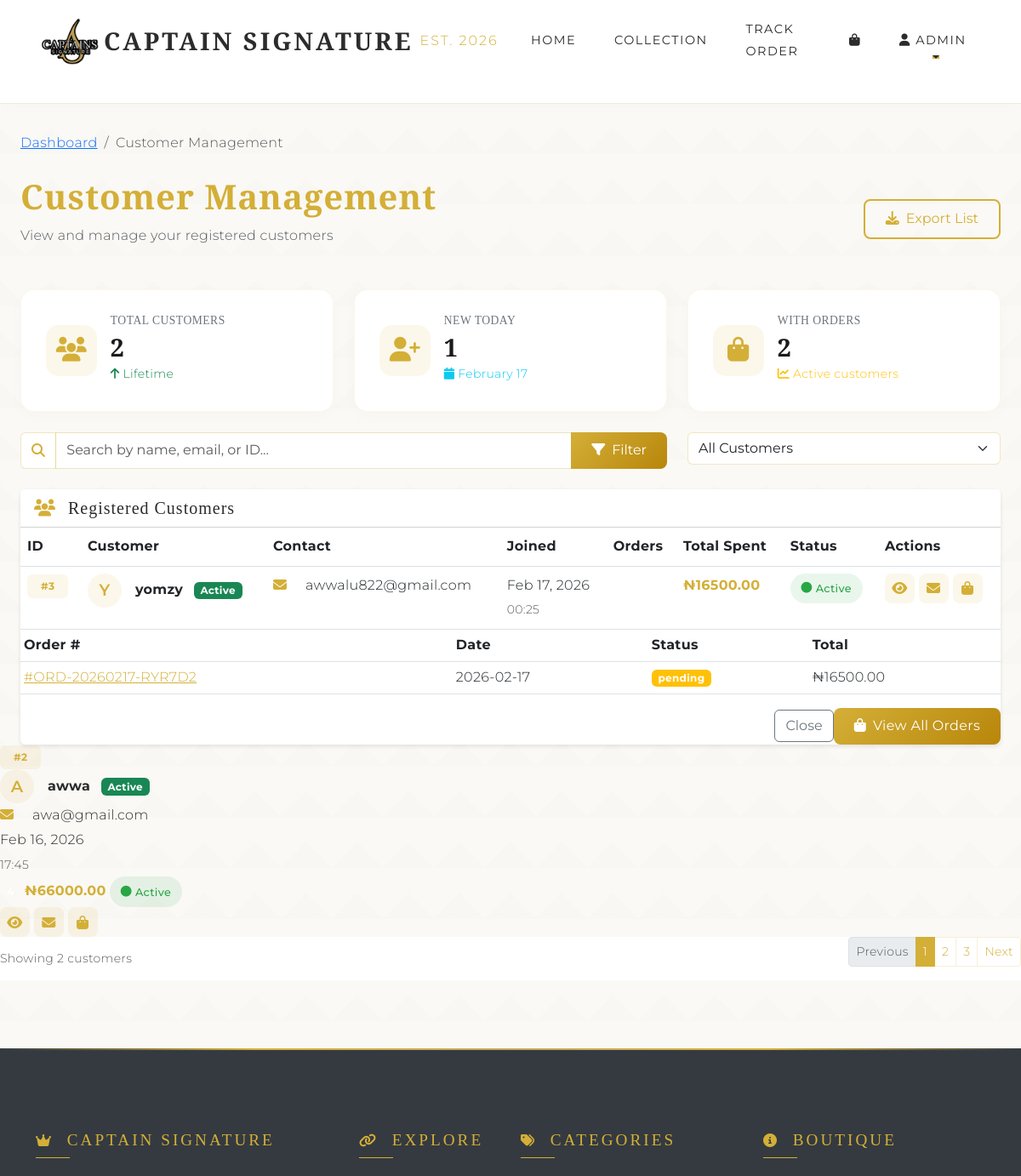
The page /admin/customers (signed in, upper part) on the database as committed earlier.
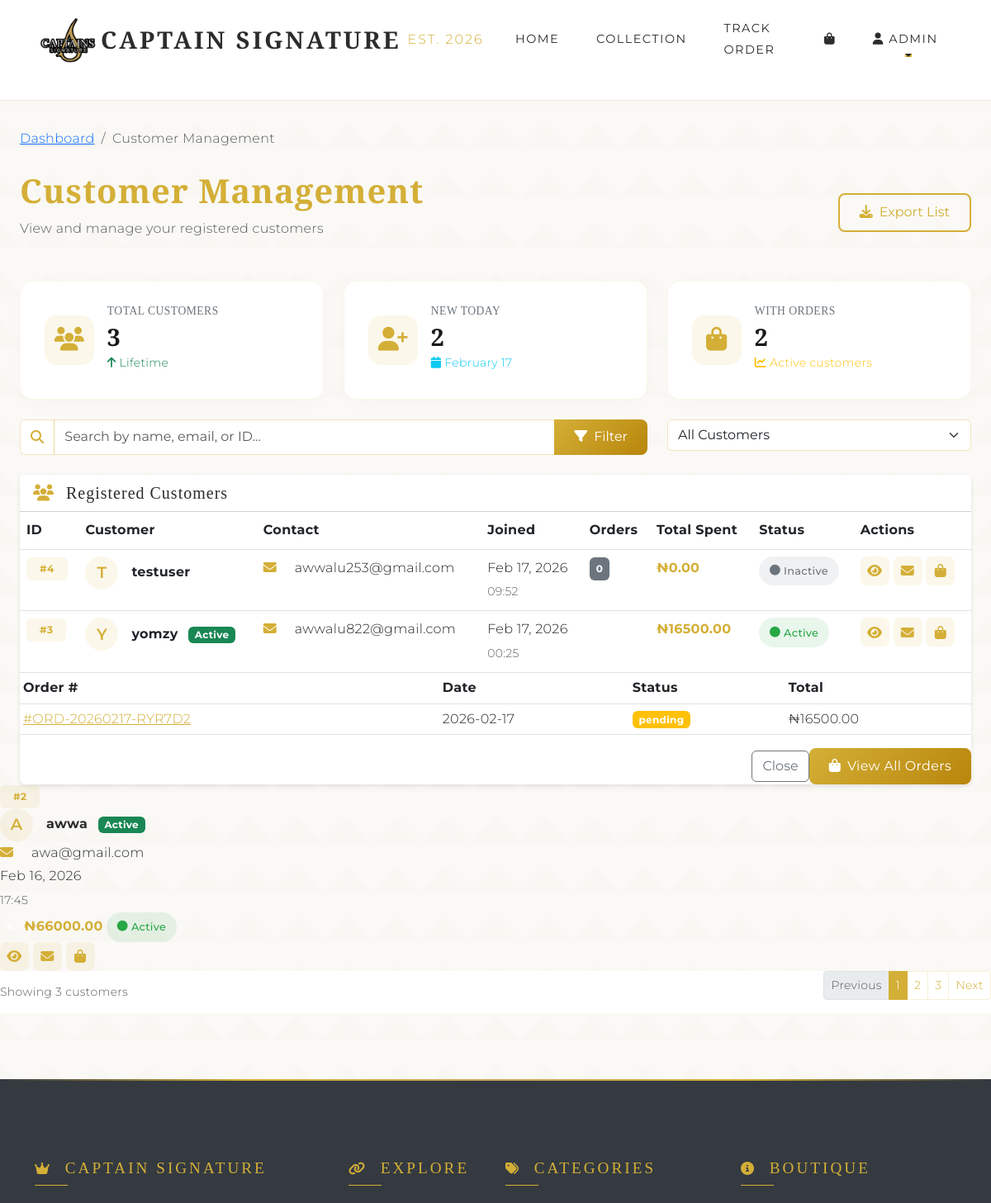
The same page on the database as committed later.
### models.py (models this page shows)
class User(UserMixin, db.Model):
    id = db.Column(db.Integer, primary_key=True)
    username = db.Column(db.String(80), unique=True, nullable=False)
    email = db.Column(db.String(120), unique=True, nullable=False)
    password = db.Column(db.String(200), nullable=False)
    is_admin = db.Column(db.Boolean, default=False)
    created_at = db.Column(db.DateTime, default=datetime.utcnow)
    phone = db.Column(db.String(20), nullable=True)
    address = db.Column(db.Text, nullable=True)
    city = db.Column(db.String(100), nullable=True)
    state = db.Column(db.String(100), nullable=True)
    orders = db.relationship('Order', backref='customer', lazy=True)

class Order(db.Model):
    id = db.Column(db.Integer, primary_key=True)
    order_number = db.Column(db.String(50), unique=True, default=generate_order_number)
    user_id = db.Column(db.Integer, db.ForeignKey('user.id'), nullable=False)
    order_date = db.Column(db.DateTime, default=datetime.utcnow)
    status = db.Column(db.String(50), default='pending')  # pending, processing, shipped, delivered, cancelled
    subtotal = db.Column(db.Float, default=0.0)
    delivery_fee = db.Column(db.Float, default=1500.00)
    total_amount = db.Column(db.Float, default=0.0)
    shipping_name = db.Column(db.String(100), nullable=True)
    shipping_address = db.Column(db.Text, nullable=True)
    shipping_city = db.Column(db.String(100), nullable=True)
    shipping_state = db.Column(db.String(100), nullable=True)
    shipping_phone = db.Column(db.String(20), nullable=True)
    shipping_email = db.Column(db.String(120), nullable=True)
    tracking_number = db.Column(db.String(100), nullable=True)
    carrier = db.Column(db.String(50), nullable=True)
    estimated_delivery = db.Column(db.DateTime, nullable=True)
    delivered_date = db.Column(db.DateTime, nullable=True)
    payment_method = db.Column(db.String(50), default='cash_on_delivery')
    payment_status = db.Column(db.String(50), default='pending')  # pending, paid
    admin_notes = db.Column(db.Text, nullable=True)
    customer_notes = db.Column(db.Text, nullable=True)
    items = db.relationship('OrderItem', backref='order', lazy=True, cascade='all, delete-orphan')
    tracking_updates = db.relationship('OrderTracking', backref='order', lazy=True, cascade='all, delete-orphan')

### app.py (the view)
@app.route('/admin/customers')
@login_required
def admin_customers():
    if not current_user.is_admin:
        abort(403)
    now = datetime.now()
    customers = User.query.filter_by(is_admin=False).order_by(User.created_at.desc()).all()
    total_customers = len(customers)
    new_today = sum(1 for c in customers if c.created_at.date() == datetime.today().date())
    return render_template('admin/customers.html',
                         customers=customers,
                         total_customers=total_customers,
                         new_today=new_today,
                         now=now)

### app.py (called while the page is built)
@app.before_request
def before_request():
    if 'cart' not in session:
        session['cart'] = {}
    try:
        cart = Cart()
        g.cart_count = cart.get_total_items()
    except Exception as e:
        print(f"Error getting cart count: {e}")
        g.cart_count = 0
    try:
        g.settings = Settings.get_settings()
    except Exception as e:
        print(f"Error getting settings: {e}")
        from types import SimpleNamespace
        g.settings = SimpleNamespace(
            delivery_fee=1500.00,
            free_delivery_threshold=0,
            currency='₦',
            site_name='Captain Signature'
        )

@login_manager.user_loader
def load_user(user_id):
    return User.query.get(int(user_id))

@app.context_processor
def inject_now():
    return {'now': datetime.now()}

### cart.py (called while the page is built)
    def get_total_items(self):
        total = 0
        for item in self.cart.values():
            if isinstance(item, dict) and 'quantity' in item:
                total += int(item['quantity'])
        return total

### templates/admin/customers.html (shortened to what the changed rows need)
{% extends "base.html" %}
{% block content %}
<div class="container-fluid px-4">
    <div class="row mt-2">
        <div class="col-12">
            <div class="d-flex justify-content-between align-items-center">
                <div>
                    <h2 class="display-6 fw-bold" style="color: var(--gold);">Customer Management</h2>
                </div>
            </div>
        </div>
    </div>
    <div class="row g-4 mb-4 mt-2">
        <div class="col-md-4">
            <div class="stat-card" data-aos="fade-up" data-aos-delay="100">
                <div class="stat-card-body">
                    <div class="d-flex align-items-center">
                        <div class="ms-3">
                            <h6 class="stat-label">Total Customers</h6>
                            <h3 class="stat-value mb-0">{{ total_customers }}</h3>
                            <small class="text-success"><i class="fas fa-arrow-up me-1"></i>Lifetime</small>
                        </div>
                    </div>
                </div>
            </div>
        </div>
        <div class="col-md-4">
            <div class="stat-card" data-aos="fade-up" data-aos-delay="200">
                <div class="stat-card-body">
                    <div class="d-flex align-items-center">
                        <div class="ms-3">
                            <h6 class="stat-label">New Today</h6>
                            <h3 class="stat-value mb-0">{{ new_today }}</h3>
                            <small class="text-info"><i class="fas fa-calendar me-1"></i>{{ now.strftime('%B %d') }}</small>
                        </div>
                    </div>
                </div>
            </div>
        </div>
    </div>
    <div class="card" data-aos="fade-up" data-aos-delay="400">
        <div class="card-body p-0">
            <div class="table-responsive">
                <table class="table table-hover modern-table mb-0" id="customersTable">
                    <thead>
                        <tr>
                            <th>ID</th>
                            <th>Customer</th>
                            <th>Contact</th>
                            <th>Joined</th>
                            <th>Orders</th>
                            <th>Total Spent</th>
                            <th>Status</th>
                            <th>Actions</th>
                        </tr>
                    </thead>
                    <tbody>
                        {% for customer in customers %}
                        <tr class="customer-row"
                            data-name="{{ customer.username|lower }}"
                            data-email="{{ customer.email|lower }}"
                            data-id="{{ customer.id }}"
                            data-orders="{{ customer.orders|length }}"
                            data-date="{{ customer.created_at.strftime('%Y-%m-%d') }}">
                            <td>
                                <span class="badge bg-gold-soft text-gold px-3 py-2">#{{ customer.id }}</span>
                            </td>
                            <td>
                                <div class="d-flex align-items-center">
                                    <div class="avatar-circle bg-gold-soft me-3">
                                        <span class="initials">{{ customer.username[:1]|upper }}</span>
                                    </div>
                                    <div>
                                        <span class="fw-bold">{{ customer.username }}</span>
                                        {% if customer.orders|length > 0 %}
                                        <span class="badge bg-success ms-2">Active</span>
                                        {% endif %}
                                    </div>
                                </div>
                            </td>
                            <td>
                                <div class="contact-info">
                                    <div><i class="fas fa-envelope text-gold me-2"></i>{{ customer.email }}</div>
                                </div>
                            </td>
                            <td>
                                <div class="date-info">
                                    <div>{{ customer.created_at.strftime('%b %d, %Y') }}</div>
                                    <small class="text-muted">{{ customer.created_at.strftime('%H:%M') }}</small>
                                </div>
                            </td>
                            <td>
                                <span class="badge {% if customer.orders|length > 0 %}bg-gold{% else %}bg-secondary{% endif %} p-2">
                                    {{ customer.orders|length }}
                                </span>
                            </td>
                            <td>
                                <span class="fw-bold text-gold">₦{{ "%.2f"|format(customer.orders|sum(attribute='total_amount')) }}</span>
                            </td>
                            <td>
                                {% if customer.orders|length > 0 %}
                                <span class="status-badge status-active">
                                    <i class="fas fa-circle me-1"></i>Active
                                </span>
                                {% else %}
                                <span class="status-badge status-inactive">
                                    <i class="fas fa-circle me-1"></i>Inactive
                                </span>
                                {% endif %}
                            </td>
                            <td>
                                <div class="action-buttons">
                                    <a href="#" class="btn-icon" data-bs-toggle="modal" data-bs-target="#customerModal{{ customer.id }}"
                                       title="View Details">
                                        <i class="fas fa-eye"></i>
                                    </a>
                                    <a href="#" class="btn-icon" title="Send Message" onclick="sendMessage('{{ customer.email }}')">
                                        <i class="fas fa-envelope"></i>
                                    </a>
                                    <a href="#" class="btn-icon" title="View Orders" onclick="viewOrders({{ customer.id }})">
                                        <i class="fas fa-shopping-bag"></i>
                                    </a>
                                </div>
                            </td>
                        </tr>
                        <div class="modal fade" id="customerModal{{ customer.id }}" tabindex="-1">
                            <div class="modal-dialog modal-lg">
                                <div class="modal-content">
                                    <div class="modal-body">
                                        {% if customer.orders %}
                                        <div class="table-responsive">
                                            <table class="table table-sm">
                                                <thead>
                                                    <tr>
                                                        <th>Order #</th>
                                                        <th>Date</th>
                                                        <th>Status</th>
                                                        <th>Total</th>
                                                    </tr>
                                                </thead>
                                                <tbody>
                                                    {% for order in customer.orders[:3] %}
                                                    <tr>
                                                        <td>
                                                            <a href="{{ url_for('track_order_result', order_number=order.order_number) }}"
                                                               class="text-gold">
                                                                #{{ order.order_number }}
                                                            </a>
                                                        </td>
                                                        <td>{{ order.order_date.strftime('%Y-%m-%d') }}</td>
                                                        <td>
                                                            <span class="badge {% if order.status == 'delivered' %}bg-success{% elif order.status == 'pending' %}bg-warning{% elif order.status == 'cancelled' %}bg-danger{% else %}bg-info{% endif %}">
                                                                {{ order.status }}
                                                            </span>
                                                        </td>
                                                        <td>₦{{ "%.2f"|format(order.total_amount) }}</td>
                                                    </tr>
                                                    {% endfor %}
                                                </tbody>
                                            </table>
                                        </div>
                                        {% endif %}
                                    </div>
                                    <div class="modal-footer">
                                        <button type="button" class="btn btn-outline-secondary" data-bs-dismiss="modal">Close</button>
                                        <a href="{{ url_for('admin_orders') }}?customer={{ customer.id }}" class="btn btn-gold">
                                            <i class="fas fa-shopping-bag me-2"></i>View All Orders
                                        </a>
                                    </div>
                                </div>
                            </div>
                        </div>
                        {% endfor %}
                    </tbody>
                </table>
            </div>
        </div>
        <div class="card-footer bg-white">
            <div class="d-flex justify-content-between align-items-center">
                <div>
                    <small class="text-muted">Showing {{ customers|length }} customers</small>
                </div>
            </div>
        </div>
    </div>
</div>
{% endblock %}

Rows that differ between the two databases and show on the page:
added User: id "4", username "T", username "testuser", email "awwalu253@gmail.com", created_at "Feb 17, 2026", created_at "09:52", orders|length "0", orders|sum "0.00", shows "Inactive"
Other text that changed with them:
{{ total_customers }}: "2" → "3"
{{ new_today }}: "1" → "2"
{{ customers|length }}: "2" → "3"
